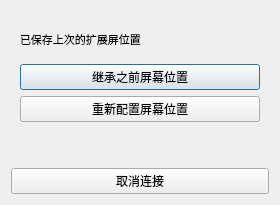
<?xml version="1.0" encoding="UTF-8"?>
<ui version="4.0">
 <class>PositionDialog</class>
 <widget class="QDialog" name="PositionDialog">
  <property name="windowTitle">
   <string>扩展屏位置</string>
  </property>
  <property name="minimumSize">
   <size>
    <width>280</width>
    <height>0</height>
   </size>
  </property>
  <layout class="QVBoxLayout" name="positionLayout">
   <property name="spacing">
    <number>12</number>
   </property>
   <item>
    <widget class="QStackedWidget" name="positionPages">
     <widget class="QWidget" name="choicePage">
      <layout class="QVBoxLayout" name="choiceLayout">
       <item>
        <widget class="QLabel" name="savedPositionTitle">
         <property name="text">
          <string>已保存上次的扩展屏位置</string>
         </property>
        </widget>
       </item>
       <item>
        <widget class="QPushButton" name="inheritPosition">
         <property name="text">
          <string>继承之前屏幕位置</string>
         </property>
         <property name="default">
          <bool>true</bool>
         </property>
        </widget>
       </item>
       <item>
        <widget class="QPushButton" name="reconfigurePosition">
         <property name="text">
          <string>重新配置屏幕位置</string>
         </property>
        </widget>
       </item>
      </layout>
     </widget>
     <widget class="QWidget" name="configurePage">
      <layout class="QVBoxLayout" name="configureLayout">
       <item>
        <layout class="QHBoxLayout" name="positionHelpRow">
         <item>
          <widget class="QLabel" name="configurePositionTitle">
           <property name="text">
            <string>在系统显示设置中调整屏幕位置</string>
           </property>
           <property name="wordWrap">
            <bool>true</bool>
           </property>
          </widget>
         </item>
         <item>
          <layout class="QVBoxLayout" name="positionHelpLayout">
           <property name="spacing">
            <number>0</number>
           </property>
           <property name="leftMargin">
            <number>0</number>
           </property>
           <property name="topMargin">
            <number>0</number>
           </property>
           <property name="rightMargin">
            <number>0</number>
           </property>
           <property name="bottomMargin">
            <number>0</number>
           </property>
           <item>
            <spacer name="positionHelpSpring">
             <property name="orientation">
              <enum>Qt::Vertical</enum>
             </property>
             <property name="sizeType">
              <enum>QSizePolicy::Minimum</enum>
             </property>
             <property name="sizeHint" stdset="0">
              <size>
               <width>0</width>
               <height>16</height>
              </size>
             </property>
            </spacer>
           </item>
           <item>
            <widget class="StepHelpButton" name="positionHelp">
             <property name="helpTitle" stdset="0">
              <string>扩展屏位置操作步骤</string>
             </property>
             <property name="steps" stdset="0">
              <string>1. 在 Windows 显示设置中点击“标识”，找到平板扩展屏。
2. 拖动平板对应的屏幕方块，放在电脑屏幕的左、右、上或下。
3. 点击“应用”，必要时选择保留更改。
4. 返回 Fukaros，点击“完成并记住位置”开始投屏。
5. 下次连接可继承之前位置，或重新打开此页面配置。
6. 如需在投屏中调整位置，请先停止，再重新连接。</string>
             </property>
            </widget>
           </item>
          </layout>
         </item>
        </layout>
       </item>
       <item>
        <widget class="QPushButton" name="openDisplaySettings">
         <property name="text">
          <string>打开显示设置</string>
         </property>
        </widget>
       </item>
       <item>
        <widget class="QPushButton" name="finishPosition">
         <property name="text">
          <string>完成并记住位置</string>
         </property>
        </widget>
       </item>
      </layout>
     </widget>
    </widget>
   </item>
   <item>
    <widget class="QLabel" name="positionError">
     <property name="text">
      <string />
     </property>
     <property name="wordWrap">
      <bool>true</bool>
     </property>
    </widget>
   </item>
   <item>
    <widget class="QPushButton" name="cancelPosition">
     <property name="text">
      <string>取消连接</string>
     </property>
    </widget>
   </item>
  </layout>
  <property name="styleSheet">
   <string>QDialog#PositionDialog QLabel { font-size:11px; }
QDialog#PositionDialog QLabel#stepsTitle { font-size:12px; }</string>
  </property>
 </widget>
 <customwidgets>
  <customwidget>
   <class>StepHelpButton</class>
   <extends>QPushButton</extends>
   <header>settings_support.h</header>
  </customwidget>
 </customwidgets>
 <resources />
 <connections />
</ui>
